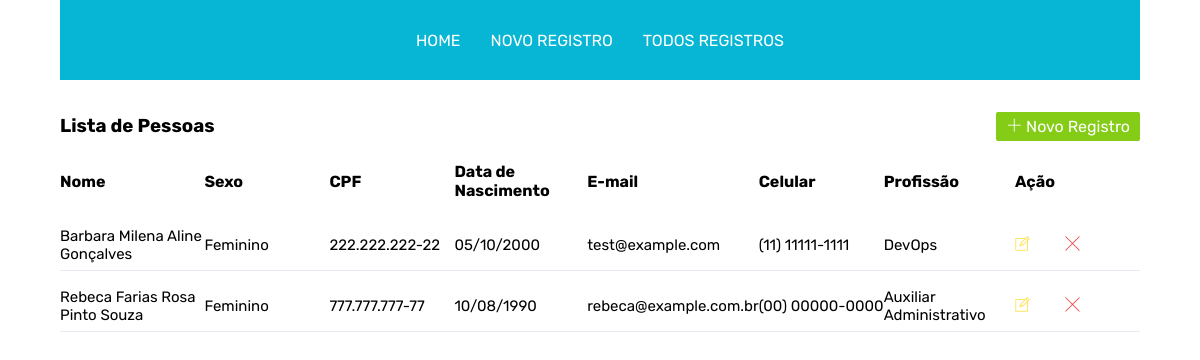
Screenshot of /lista-pessoas.php with the database file from the repository.
### tables this page shows
CREATE TABLE `pessoas` (
  `id` int NOT NULL AUTO_INCREMENT,
  `nome` varchar(255) NOT NULL,
  `nascimento` date DEFAULT NULL,
  `sexo` varchar(10) DEFAULT NULL,
  `cpf` varchar(14) DEFAULT NULL,
  `rg` varchar(20) DEFAULT NULL,
  `email` varchar(150) DEFAULT NULL,
  `telefone` varchar(20) DEFAULT NULL,
  `celular` varchar(20) DEFAULT NULL,
  `profissao_id` int unsigned DEFAULT NULL,
  PRIMARY KEY (`id`)
);

CREATE TABLE `profissoes` (
  `id` int unsigned NOT NULL AUTO_INCREMENT,
  `nome` varchar(255) NOT NULL,
  PRIMARY KEY (`id`)
);

### class/listaPessoas.php (called while the page is built)
<?php
class listaPessoas
{
    public function buscaPessoasBD()
    {
        require_once('./class/conexao_bd.php');
        $bd = new conexaoDB();
        $stmt = $bd->conectaDB()->prepare("SELECT CURDATE(), pessoas.id, pessoas.nome, pessoas.sexo, pessoas.cpf, pessoas.nascimento, pessoas.email, pessoas.celular, profissoes.nome as profissao FROM pessoas INNER JOIN profissoes ON pessoas.profissao_id = profissoes.id WHERE sexo = 'Feminino' AND TIMESTAMPDIFF(YEAR, pessoas.nascimento, CURDATE()) > 20 ORDER BY pessoas.nome");
        $stmt->execute();
        $stmt->setFetchMode(PDO::FETCH_ASSOC);
        if ($stmt->rowCount() >= 1) {
            return $stmt;
        } else {
            return FALSE;
        }
    }
}

### class/conexao_bd.php (called while the page is built)
<?php
class conexaoDB
{
    public static $pdo;
    public $hostname;
    public $database;
    public $usuario;
    public $senha;
    public function __construct()
    {
        $this->hostname = 'IP_BANCO_DE_DADOS';
        $this->database = 'avaliacao-teste';
        $this->usuario = 'USUARIO_BANCO_DE_DADOS';
        $this->senha = 'SENHA_DO_USUARIO_BANCO_DE_DADOS';
    }
    public function conectaDB()
    {
        try {
            if (!static::$pdo) {
                $dsn = 'mysql:host=' . $this->hostname . ';dbname=' . $this->database;
                $opcoes = array(PDO::ATTR_ERRMODE => PDO::ERRMODE_EXCEPTION, PDO::MYSQL_ATTR_INIT_COMMAND => "SET NAMES utf8");
                static::$pdo = new PDO($dsn, $this->usuario, $this->senha, $opcoes);
            }
            return static::$pdo;
        } catch (PDOException $erro) {
            die("Erro ao conectar ao banco " . $erro->getMessage());
        }
    }
}
?>

### lista-pessoas.php (the view, shortened to what this page needs)
<?php
require_once('./class/listaPessoas.php');
$pessoas = new listaPessoas();
?>
<!DOCTYPE html>
<html lang="pt-BR">
<head>
    <?php
    include_once("./includes/header.php")
    ?>
</head>
<body>
    <header>
        <div class="container">
            <?php
            include_once('./includes/nav.php');
            ?>
        </div>
    </header>
    <main>
        <div class="container">
            <div class="titulo-secao">
                <h3>Lista de Pessoas</h3>
                <div class="botao-novo-registro">
                    <a href="./insere-pessoa.php"><i class="lni lni-plus"></i> Novo Registro</a>
                </div>
            </div>
            <div class="tabela-usuarios">
                <?php
                if ($pessoas->buscaPessoasBD()) { ?>
                    <table>
                        <tr>
                            <th>Nome</th>
                            <th>Sexo</th>
                            <th>CPF</th>
                            <th>Data de Nascimento</th>
                            <th>E-mail</th>
                            <th>Celular</th>
                            <th>Profissão</th>
                            <th>Ação</th>
                        </tr>
                        <?php
                        foreach ($pessoas->buscaPessoasBD() as $pessoa) {
                        ?>
                            <tr>
                                <td><?php echo $pessoa['nome']; ?></td>
                                <td><?php echo $pessoa['sexo']; ?></td>
                                <td><?php echo $pessoa['cpf']; ?></td>
                                <td><?php echo $data_nascimento = str_replace("-", "/", date('d-m-Y', strtotime($pessoa['nascimento']))); ?></td>
                                <td><?php echo $pessoa['email']; ?></td>
                                <td><?php echo $pessoa['celular']; ?></td>
                                <td><?php echo $pessoa['profissao']; ?></td>
                                <td>
                                    <div class="form-acao-editar">
                                        <form method="POST">
                                            <button type="submit" formaction="./edita-pessoa.php"><i class="lni lni-pencil-alt" style="color: #fde047!important;"></i></button>
                                            <button type="submit" formaction="./exclui-pessoa.php"><i class="lni lni-close" style="color: #ef4444 !important;"></i></button>
                                        </form>
                                    </div>
                                </td>
                            </tr>
                        <?php
                        }
                        ?>
                    </table>
                <?php
                } else {
                ?>
                    <div style="width: 100%;">
                        <p><?php echo "Nenhum resultado encontrado."; ?></p>
                    </div>
                <?php
                }
                ?>
            </div>
        </div>
    </main>
</body>
</html>

### includes/header.php (shortened to what this page needs)
<link rel="stylesheet" href="./css/core.css">
<link rel="stylesheet" href="./css/estilo.css">
<link rel="stylesheet" href="./css/menu-simple.css">
<link href="./css/lineicons.min.css" rel="stylesheet" />

### includes/nav.php
<nav>
    <ul>
        <li><a href="./index.php">HOME</a></li>
        <li><a href="./insere-pessoa.php">Novo Registro</a></li>
        <li><a href="./lista-pessoas.php">Todos Registros</a></li>
    </ul>
</nav>

### css/core.css (style rules this page uses)
* { margin: 0; padding: 0; font-family: 'Rubik', sans-serif; }
a { text-decoration: none; }
main { padding: 25px 0; }
button { border: none; cursor: pointer; font-size: 15px; }
.container { padding: 0 5%; }
.botao-novo-registro a { background-color: rgba(132, 204, 22); width: 100%; padding: 5px 10px; border-radius: 2px; transition: all .5s ease; color: #fff; }
form { width: 100%; display: flex; flex-direction: column; gap: 15px; }

### css/estilo.css (style rules this page uses)
.tabela-usuarios { width: 100%; display: flex; flex-direction: row; overflow: auto; }
table { width: 100%; border-spacing: 0 10px; }
.titulo-secao { width: 100%; display: flex; flex-direction: row; justify-content: space-between; align-items: center; padding: 10px 0; }
.form-acao-editar form { display: flex; flex-direction: row; }
.form-acao-editar form button { background-color: transparent; }
.form-acao-editar form button { margin-right: 20px; }
table tr th { text-align: start; padding: 5px 5px 10px 0; min-width: 120px; }
table tr td { text-align: start; padding: 7px 0; border-bottom: 1px solid rgba(203, 213, 225, .5); margin: 0; font-size: 15px; }
table th:first-child,table td:first-child { position: sticky; left: 0; background-color: #fff; }

### css/menu-simple.css (style rules this page uses)
nav { width: 100%; background-color: #06b6d4; }
nav ul { display: flex; flex-direction: row; justify-content: center; align-items: center; gap: 10px; list-style-type: none !important; min-height: 80px; }
nav ul li a { color: #fff; text-transform: uppercase; padding: 5px 10px; transition: all .5s ease; }

### rows the page displays
pessoas: nome "Barbara Milena Aline Gonçalves", sexo "Feminino", cpf "222.222.222-22", nascimento "05/10/2000", email "test@example.com", celular "(11) 11111-1111", profissoes.nome "DevOps"
pessoas: nome "Rebeca Farias Rosa Pinto Souza", sexo "Feminino", cpf "777.777.777-77", nascimento "10/08/1990", email "rebeca@example.com.br", celular "(00) 00000-0000", profissoes.nome "Auxiliar Administrativo"
